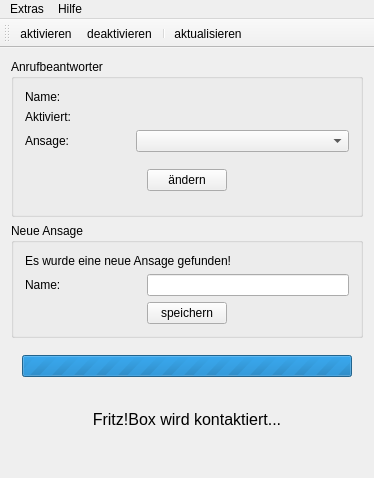
<?xml version="1.0" encoding="UTF-8"?>
<ui version="4.0">
 <class>MainWindow</class>
 <widget class="QMainWindow" name="MainWindow">
  <property name="geometry">
   <rect>
    <x>0</x>
    <y>0</y>
    <width>374</width>
    <height>478</height>
   </rect>
  </property>
  <property name="minimumSize">
   <size>
    <width>374</width>
    <height>478</height>
   </size>
  </property>
  <property name="maximumSize">
   <size>
    <width>374</width>
    <height>478</height>
   </size>
  </property>
  <property name="windowTitle">
   <string>Fritz VBox Manager</string>
  </property>
  <property name="windowIcon">
   <iconset resource="../resources/res.qrc">
    <normaloff>:/gfx/icon.png</normaloff>:/gfx/icon.png</iconset>
  </property>
  <property name="documentMode">
   <bool>false</bool>
  </property>
  <property name="unifiedTitleAndToolBarOnMac">
   <bool>true</bool>
  </property>
  <widget class="QWidget" name="centralWidget">
   <layout class="QGridLayout" name="gridLayout_3">
    <item row="0" column="0">
     <widget class="QWidget" name="actionWidget" native="true">
      <layout class="QVBoxLayout" name="verticalLayout">
       <property name="margin">
        <number>0</number>
       </property>
       <item>
        <widget class="QGroupBox" name="groupBox">
         <property name="enabled">
          <bool>true</bool>
         </property>
         <property name="title">
          <string>Anrufbeantworter</string>
         </property>
         <layout class="QGridLayout" name="gridLayout">
          <item row="0" column="0">
           <widget class="QLabel" name="label_3">
            <property name="text">
             <string>Name:</string>
            </property>
           </widget>
          </item>
          <item row="0" column="1" colspan="2">
           <widget class="QLabel" name="nameLabel">
            <property name="text">
             <string/>
            </property>
           </widget>
          </item>
          <item row="1" column="0">
           <widget class="QLabel" name="label_5">
            <property name="text">
             <string>Aktiviert:</string>
            </property>
           </widget>
          </item>
          <item row="1" column="1" colspan="2">
           <widget class="QLabel" name="enabledLabel">
            <property name="text">
             <string/>
            </property>
           </widget>
          </item>
          <item row="2" column="0">
           <widget class="QLabel" name="label_2">
            <property name="maximumSize">
             <size>
              <width>70</width>
              <height>16777215</height>
             </size>
            </property>
            <property name="text">
             <string>Ansage:</string>
            </property>
           </widget>
          </item>
          <item row="2" column="1" colspan="2">
           <widget class="QComboBox" name="announcementBox"/>
          </item>
          <item row="4" column="0">
           <spacer name="horizontalSpacer_7">
            <property name="orientation">
             <enum>Qt::Horizontal</enum>
            </property>
            <property name="sizeHint" stdset="0">
             <size>
              <width>40</width>
              <height>20</height>
             </size>
            </property>
           </spacer>
          </item>
          <item row="4" column="1">
           <widget class="QWidget" name="widget_2" native="true">
            <layout class="QGridLayout" name="gridLayout_2">
             <property name="bottomMargin">
              <number>12</number>
             </property>
             <item row="0" column="0">
              <widget class="QPushButton" name="pushButton">
               <property name="text">
                <string>ändern</string>
               </property>
               <property name="autoDefault">
                <bool>false</bool>
               </property>
               <property name="default">
                <bool>false</bool>
               </property>
               <property name="flat">
                <bool>false</bool>
               </property>
              </widget>
             </item>
            </layout>
           </widget>
          </item>
          <item row="4" column="2">
           <spacer name="horizontalSpacer_6">
            <property name="orientation">
             <enum>Qt::Horizontal</enum>
            </property>
            <property name="sizeHint" stdset="0">
             <size>
              <width>40</width>
              <height>20</height>
             </size>
            </property>
           </spacer>
          </item>
         </layout>
        </widget>
       </item>
       <item>
        <widget class="QGroupBox" name="newAnnounceBox">
         <property name="title">
          <string>Neue Ansage</string>
         </property>
         <layout class="QGridLayout" name="gridLayout_6">
          <item row="0" column="0" colspan="3">
           <widget class="QLabel" name="label_4">
            <property name="text">
             <string>Es wurde eine neue Ansage gefunden!</string>
            </property>
           </widget>
          </item>
          <item row="1" column="0">
           <widget class="QLabel" name="label_6">
            <property name="text">
             <string>Name:</string>
            </property>
           </widget>
          </item>
          <item row="1" column="1" colspan="2">
           <widget class="QLineEdit" name="newAnnounceName"/>
          </item>
          <item row="2" column="1">
           <widget class="QPushButton" name="pushButton_2">
            <property name="text">
             <string>speichern</string>
            </property>
           </widget>
          </item>
          <item row="2" column="0">
           <spacer name="horizontalSpacer">
            <property name="orientation">
             <enum>Qt::Horizontal</enum>
            </property>
            <property name="sizeHint" stdset="0">
             <size>
              <width>40</width>
              <height>20</height>
             </size>
            </property>
           </spacer>
          </item>
          <item row="2" column="2">
           <spacer name="horizontalSpacer_2">
            <property name="orientation">
             <enum>Qt::Horizontal</enum>
            </property>
            <property name="sizeHint" stdset="0">
             <size>
              <width>40</width>
              <height>20</height>
             </size>
            </property>
           </spacer>
          </item>
         </layout>
        </widget>
       </item>
      </layout>
     </widget>
    </item>
    <item row="2" column="0">
     <widget class="QWidget" name="progressWidget" native="true">
      <layout class="QGridLayout" name="gridLayout_4">
       <item row="0" column="0">
        <widget class="QProgressBar" name="progressBar">
         <property name="maximum">
          <number>0</number>
         </property>
         <property name="value">
          <number>-1</number>
         </property>
        </widget>
       </item>
       <item row="1" column="0">
        <widget class="QLabel" name="label">
         <property name="font">
          <font>
           <pointsize>12</pointsize>
          </font>
         </property>
         <property name="text">
          <string>Fritz!Box wird kontaktiert...</string>
         </property>
         <property name="alignment">
          <set>Qt::AlignCenter</set>
         </property>
        </widget>
       </item>
      </layout>
     </widget>
    </item>
   </layout>
  </widget>
  <widget class="QMenuBar" name="menuBar">
   <property name="geometry">
    <rect>
     <x>0</x>
     <y>0</y>
     <width>374</width>
     <height>22</height>
    </rect>
   </property>
   <widget class="QMenu" name="menuAbout">
    <property name="title">
     <string>Hilfe</string>
    </property>
    <addaction name="actionAbout"/>
   </widget>
   <widget class="QMenu" name="menuExtras">
    <property name="title">
     <string>Extras</string>
    </property>
    <addaction name="actionSettings"/>
   </widget>
   <addaction name="menuExtras"/>
   <addaction name="menuAbout"/>
  </widget>
  <widget class="QToolBar" name="toolBar">
   <property name="windowTitle">
    <string>toolBar</string>
   </property>
   <property name="movable">
    <bool>true</bool>
   </property>
   <property name="toolButtonStyle">
    <enum>Qt::ToolButtonTextUnderIcon</enum>
   </property>
   <property name="floatable">
    <bool>true</bool>
   </property>
   <attribute name="toolBarArea">
    <enum>TopToolBarArea</enum>
   </attribute>
   <attribute name="toolBarBreak">
    <bool>false</bool>
   </attribute>
   <addaction name="actionEnable"/>
   <addaction name="actionDisable"/>
   <addaction name="separator"/>
   <addaction name="actionUpdate"/>
  </widget>
  <action name="actionAbout">
   <property name="text">
    <string>Über</string>
   </property>
   <property name="menuRole">
    <enum>QAction::AboutRole</enum>
   </property>
  </action>
  <action name="actionSettings">
   <property name="text">
    <string>Einstellungen</string>
   </property>
   <property name="menuRole">
    <enum>QAction::PreferencesRole</enum>
   </property>
  </action>
  <action name="actionEnable">
   <property name="enabled">
    <bool>true</bool>
   </property>
   <property name="icon">
    <iconset resource="../resources/res.qrc">
     <normaloff>:/gfx/enable.png</normaloff>:/gfx/enable.png</iconset>
   </property>
   <property name="text">
    <string>aktivieren</string>
   </property>
   <property name="toolTip">
    <string>AB aktivieren</string>
   </property>
   <property name="visible">
    <bool>true</bool>
   </property>
  </action>
  <action name="actionDisable">
   <property name="icon">
    <iconset resource="../resources/res.qrc">
     <normaloff>:/gfx/disable.png</normaloff>:/gfx/disable.png</iconset>
   </property>
   <property name="text">
    <string>deaktivieren</string>
   </property>
   <property name="toolTip">
    <string>AB deaktivieren</string>
   </property>
  </action>
  <action name="actionUpdate">
   <property name="icon">
    <iconset resource="../resources/res.qrc">
     <normaloff>:/gfx/update.png</normaloff>:/gfx/update.png</iconset>
   </property>
   <property name="text">
    <string>aktualisieren</string>
   </property>
  </action>
 </widget>
 <layoutdefault spacing="6" margin="11"/>
 <resources>
  <include location="../resources/res.qrc"/>
 </resources>
 <connections>
  <connection>
   <sender>actionEnable</sender>
   <signal>triggered()</signal>
   <receiver>MainWindow</receiver>
   <slot>enableVB()</slot>
   <hints>
    <hint type="sourcelabel">
     <x>-1</x>
     <y>-1</y>
    </hint>
    <hint type="destinationlabel">
     <x>188</x>
     <y>138</y>
    </hint>
   </hints>
  </connection>
  <connection>
   <sender>actionDisable</sender>
   <signal>triggered()</signal>
   <receiver>MainWindow</receiver>
   <slot>enableVB()</slot>
   <hints>
    <hint type="sourcelabel">
     <x>-1</x>
     <y>-1</y>
    </hint>
    <hint type="destinationlabel">
     <x>188</x>
     <y>138</y>
    </hint>
   </hints>
  </connection>
  <connection>
   <sender>actionAbout</sender>
   <signal>triggered()</signal>
   <receiver>MainWindow</receiver>
   <slot>showAbout()</slot>
   <hints>
    <hint type="sourcelabel">
     <x>-1</x>
     <y>-1</y>
    </hint>
    <hint type="destinationlabel">
     <x>188</x>
     <y>138</y>
    </hint>
   </hints>
  </connection>
  <connection>
   <sender>actionSettings</sender>
   <signal>triggered()</signal>
   <receiver>MainWindow</receiver>
   <slot>showPreferences()</slot>
   <hints>
    <hint type="sourcelabel">
     <x>-1</x>
     <y>-1</y>
    </hint>
    <hint type="destinationlabel">
     <x>186</x>
     <y>176</y>
    </hint>
   </hints>
  </connection>
  <connection>
   <sender>actionUpdate</sender>
   <signal>triggered()</signal>
   <receiver>MainWindow</receiver>
   <slot>updateAll()</slot>
   <hints>
    <hint type="sourcelabel">
     <x>-1</x>
     <y>-1</y>
    </hint>
    <hint type="destinationlabel">
     <x>186</x>
     <y>176</y>
    </hint>
   </hints>
  </connection>
  <connection>
   <sender>pushButton_2</sender>
   <signal>released()</signal>
   <receiver>MainWindow</receiver>
   <slot>saveNewAnnouncement()</slot>
   <hints>
    <hint type="sourcelabel">
     <x>198</x>
     <y>375</y>
    </hint>
    <hint type="destinationlabel">
     <x>368</x>
     <y>392</y>
    </hint>
   </hints>
  </connection>
  <connection>
   <sender>pushButton</sender>
   <signal>released()</signal>
   <receiver>MainWindow</receiver>
   <slot>setAnnouncement()</slot>
   <hints>
    <hint type="sourcelabel">
     <x>205</x>
     <y>232</y>
    </hint>
    <hint type="destinationlabel">
     <x>370</x>
     <y>270</y>
    </hint>
   </hints>
  </connection>
 </connections>
 <slots>
  <slot>enableVB()</slot>
  <slot>showAbout()</slot>
  <slot>showPreferences()</slot>
  <slot>updateAll()</slot>
  <slot>saveNewAnnouncement()</slot>
  <slot>setAnnouncement()</slot>
 </slots>
</ui>
